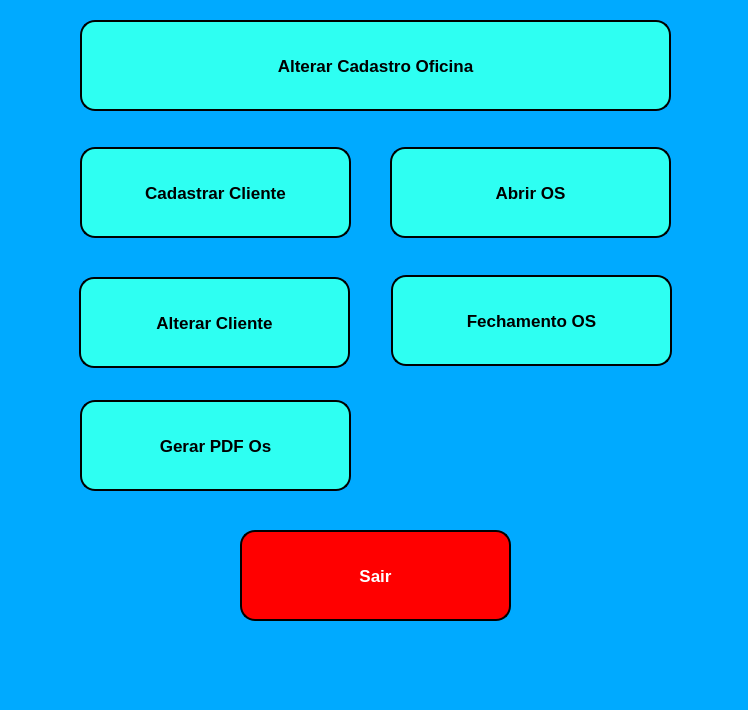
<?xml version="1.0" encoding="UTF-8"?>
<ui version="4.0">
 <class>menu_principal</class>
 <widget class="QMainWindow" name="menu_principal">
  <property name="geometry">
   <rect>
    <x>0</x>
    <y>0</y>
    <width>748</width>
    <height>710</height>
   </rect>
  </property>
  <property name="windowTitle">
   <string>Menu Principal</string>
  </property>
  <property name="styleSheet">
   <string notr="true">background-color: rgb(0, 170, 255);</string>
  </property>
  <property name="dockNestingEnabled">
   <bool>true</bool>
  </property>
  <widget class="QWidget" name="centralwidget">
   <widget class="QPushButton" name="pb_login">
    <property name="geometry">
     <rect>
      <x>80</x>
      <y>147</y>
      <width>271</width>
      <height>91</height>
     </rect>
    </property>
    <property name="font">
     <font>
      <pointsize>13</pointsize>
      <weight>75</weight>
      <bold>true</bold>
     </font>
    </property>
    <property name="styleSheet">
     <string notr="true">background-color: rgb(46, 255, 242);
border-style: outset;
border-width: 2px;
border-radius: 15px;
border-color: black;</string>
    </property>
    <property name="text">
     <string>Cadastrar Cliente</string>
    </property>
   </widget>
   <widget class="QPushButton" name="pb_abrir_os">
    <property name="geometry">
     <rect>
      <x>390</x>
      <y>147</y>
      <width>281</width>
      <height>91</height>
     </rect>
    </property>
    <property name="font">
     <font>
      <pointsize>13</pointsize>
      <weight>75</weight>
      <bold>true</bold>
     </font>
    </property>
    <property name="styleSheet">
     <string notr="true">background-color: rgb(46, 255, 242);
border-style: outset;
border-width: 2px;
border-radius: 15px;
border-color: black;</string>
    </property>
    <property name="text">
     <string>Abrir OS</string>
    </property>
   </widget>
   <widget class="QPushButton" name="pb_login_3">
    <property name="geometry">
     <rect>
      <x>80</x>
      <y>400</y>
      <width>271</width>
      <height>91</height>
     </rect>
    </property>
    <property name="font">
     <font>
      <pointsize>13</pointsize>
      <weight>75</weight>
      <bold>true</bold>
     </font>
    </property>
    <property name="styleSheet">
     <string notr="true">background-color: rgb(46, 255, 242);
border-style: outset;
border-width: 2px;
border-radius: 15px;
border-color: black;</string>
    </property>
    <property name="text">
     <string>Gerar PDF Os</string>
    </property>
   </widget>
   <widget class="QPushButton" name="pb_login_4">
    <property name="geometry">
     <rect>
      <x>240</x>
      <y>530</y>
      <width>271</width>
      <height>91</height>
     </rect>
    </property>
    <property name="font">
     <font>
      <pointsize>13</pointsize>
      <weight>75</weight>
      <bold>true</bold>
     </font>
    </property>
    <property name="styleSheet">
     <string notr="true">background-color: rgb(46, 255, 242);
color: rgb(255, 255, 255);
background-color: rgb(255, 0, 0);
border-style: outset;
border-width: 2px;
border-radius: 15px;
border-color: black;</string>
    </property>
    <property name="text">
     <string>Sair</string>
    </property>
   </widget>
   <widget class="QPushButton" name="pb_login_5">
    <property name="geometry">
     <rect>
      <x>80</x>
      <y>20</y>
      <width>591</width>
      <height>91</height>
     </rect>
    </property>
    <property name="font">
     <font>
      <pointsize>13</pointsize>
      <weight>75</weight>
      <bold>true</bold>
     </font>
    </property>
    <property name="styleSheet">
     <string notr="true">background-color: rgb(46, 255, 242);
border-style: outset;
border-width: 2px;
border-radius: 15px;
border-color: black;</string>
    </property>
    <property name="text">
     <string>Alterar Cadastro Oficina</string>
    </property>
   </widget>
   <widget class="QPushButton" name="pb_fecha_os">
    <property name="geometry">
     <rect>
      <x>391</x>
      <y>275</y>
      <width>281</width>
      <height>91</height>
     </rect>
    </property>
    <property name="font">
     <font>
      <pointsize>13</pointsize>
      <weight>75</weight>
      <bold>true</bold>
     </font>
    </property>
    <property name="styleSheet">
     <string notr="true">background-color: rgb(46, 255, 242);
border-style: outset;
border-width: 2px;
border-radius: 15px;
border-color: black;</string>
    </property>
    <property name="text">
     <string>Fechamento OS</string>
    </property>
   </widget>
   <widget class="QPushButton" name="pb_login_7">
    <property name="geometry">
     <rect>
      <x>79</x>
      <y>277</y>
      <width>271</width>
      <height>91</height>
     </rect>
    </property>
    <property name="font">
     <font>
      <pointsize>13</pointsize>
      <weight>75</weight>
      <bold>true</bold>
     </font>
    </property>
    <property name="styleSheet">
     <string notr="true">background-color: rgb(46, 255, 242);
border-style: outset;
border-width: 2px;
border-radius: 15px;
border-color: black;</string>
    </property>
    <property name="text">
     <string>Alterar Cliente</string>
    </property>
   </widget>
  </widget>
  <widget class="QMenuBar" name="menubar">
   <property name="geometry">
    <rect>
     <x>0</x>
     <y>0</y>
     <width>748</width>
     <height>26</height>
    </rect>
   </property>
  </widget>
  <widget class="QStatusBar" name="statusbar"/>
 </widget>
 <resources/>
 <connections/>
</ui>
